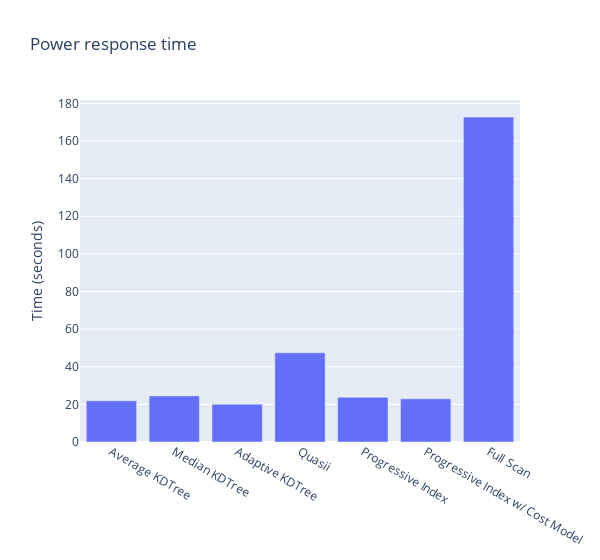

This figure's notebook cell:
### Markdown cell above
# Power benchmark response time

### Code cell
def power_response_time(values):
    dfs = np.array(values)[:,0]
    names = np.array(values)[:,1]
    fig = go.Figure()
    first_query_time = np.array([x['query_time'].sum() for x in dfs])
    fig = go.Figure(data=[
        go.Bar(name='', x=names, y=first_query_time)
    ])
    fig.update_layout(
        title=f'Power response time ',
        yaxis_title='Time (seconds)',
        width=600
    )
    fig.show()

experiment = 'power'
n_rows = '10000000'
n_queries = '3000'
sel='0.0'
    
power_response_time([
[read_df(files['AverageKDTree'], '0.0', '1024', experiment, n_rows, n_queries, sel), 'Average KDTree'],
[read_df(files['MedianKDTree'], '0.0', '1024', experiment, n_rows, n_queries, sel), 'Median KDTree'],
[read_df(files['CrackingKDTree'], '0.0', '1024', experiment, n_rows, n_queries, sel), 'Adaptive KDTree'],
[read_df(files['Quasii'], '0.0', '1024', experiment, n_rows, n_queries, sel), 'Quasii'],
[read_df(files['ProgressiveIndex'], '0.1', '1024', experiment, n_rows, n_queries, sel), 'Progressive Index'],
[read_df(files['ProgressiveIndexCostModel'], '0.1', '1024', experiment, n_rows, n_queries, sel), 'Progressive Index w/ Cost Model'],
[read_df(files['FullScanCandidateList'], '0.0', '0', experiment, n_rows, n_queries, sel), 'Full Scan'],
])

### Figure 1 — Plotly figure (JSON) as saved in the notebook; plotly's stock layout.template omitted (floating-point values rounded to 4 significant figures)
{"data": [{"name": "", "type": "bar", "x": ["Average KDTree", "Median KDTree", "Adaptive KDTree", "Quasii", "Progressive Index", "Progressive Index w/ Cost Model", "Full Scan"], "y": [21.92, 24.52, 20.08, 47.44, 23.8, 22.97, 172.7]}], "layout": {"title": {"text": "Power response time "}, "width": 600, "yaxis": {"title": {"text": "Time (seconds)"}}}}
